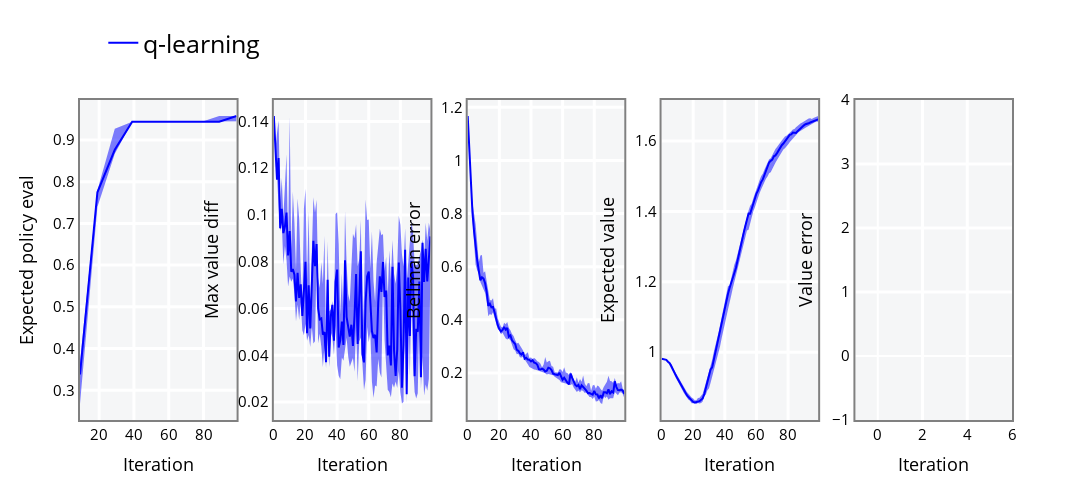

The code cell stored with this chart in its notebook:
### Markdown cell above
- ### Visualize

### Code cell
from itertools import chain
import pandas as pd
from plot_util import make_figure


# Make dataframe from the metrics
percentile = 25

index = pd.MultiIndex.from_product(
    [["gridworld"], ["q-learning"], list(range(100))],
    names=["ENV", "ALG", "STEP"])
columns = pd.MultiIndex.from_product(
    [metrics._fields, ["low", "med", "high"]],
    names=["METRIC", "PERCENTILE"])

data = []
for name in metrics._fields:
    values = getattr(metrics, name)
    if values.ndim == 1:
        values = values.reshape(1, -1)
    percentiles = jnp.nanpercentile(
        values, q=jnp.array([percentile, 50, 100 - percentile]), axis=0)
    data.append(percentiles)


df = pd.DataFrame(data=jnp.stack(list(chain(*data)), axis=1), columns=columns, index=index)

# Generate the figure
make_figure(df.loc["gridworld"])
